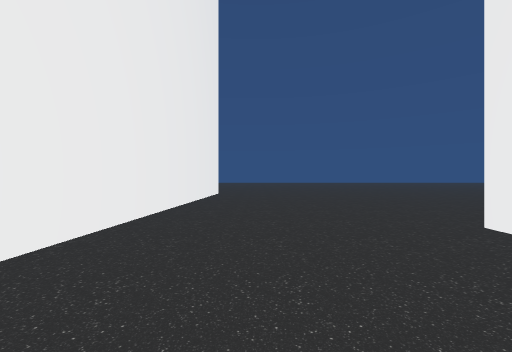
[1] (above)

23 first-person views from a walk through a Unity game level. The camera is 1.5 m above the floor, looks level and sees 90° across. The floor is counted in squares, 2 m on a side. Each view is taken from the middle of a square. On the plan, view 1 faces up. The plan holds only what a view shows up to about 9 squares ahead; the rest is blank. The place goes on beyond the plan. The player character is not drawn.

[2]
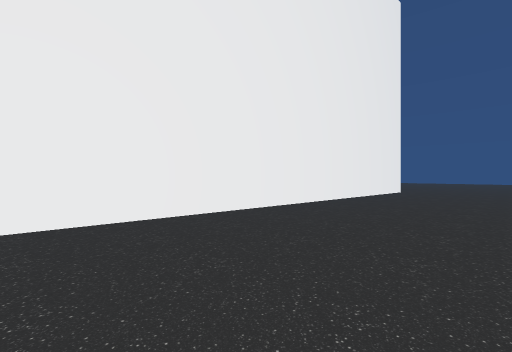

[3]
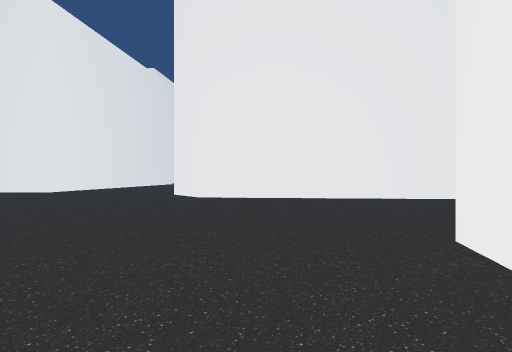

[4]
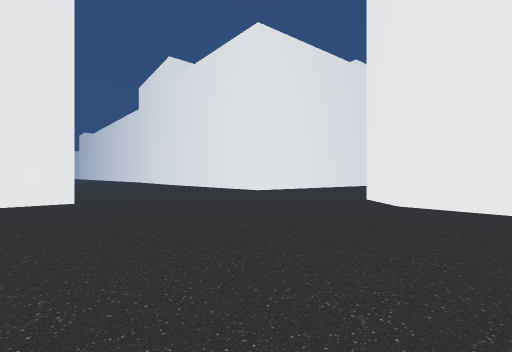

[5]
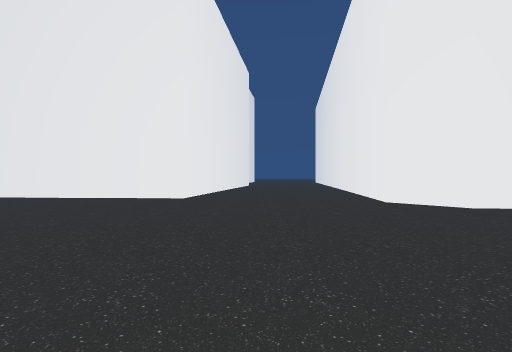

[6]
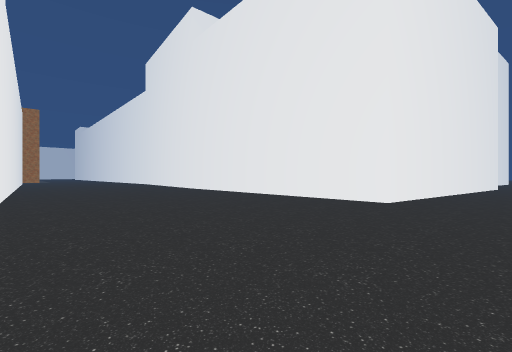

[7]
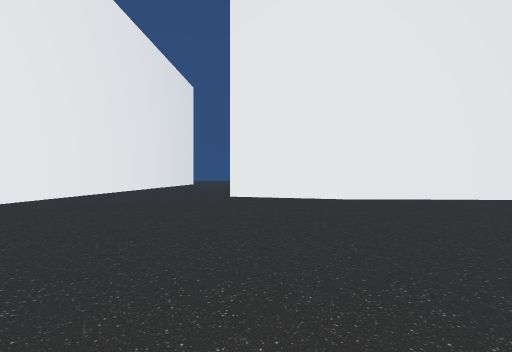

[8]
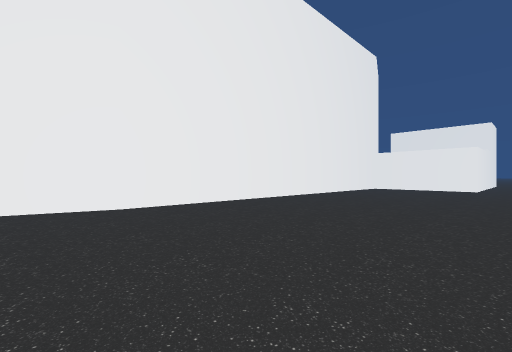

[9]
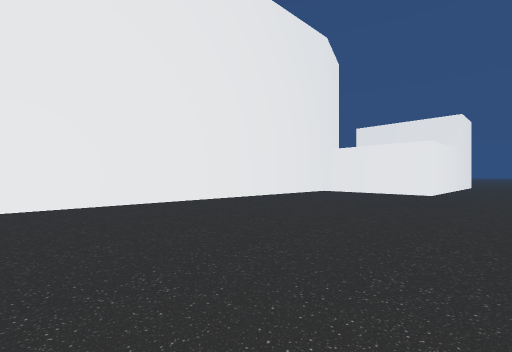

[10]
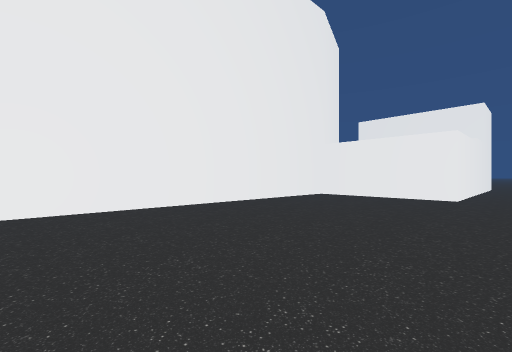

[11]
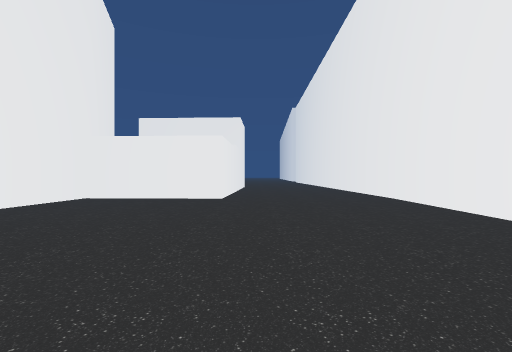

[12]
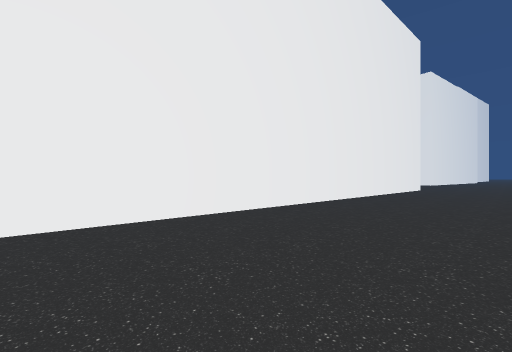

[13]
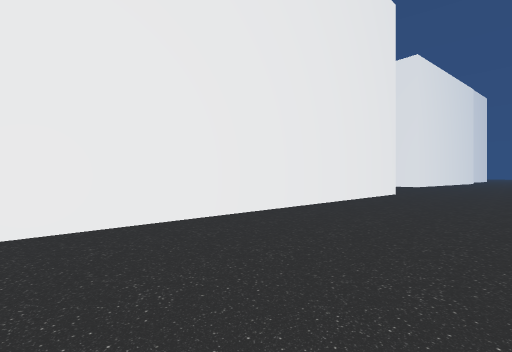

[14]
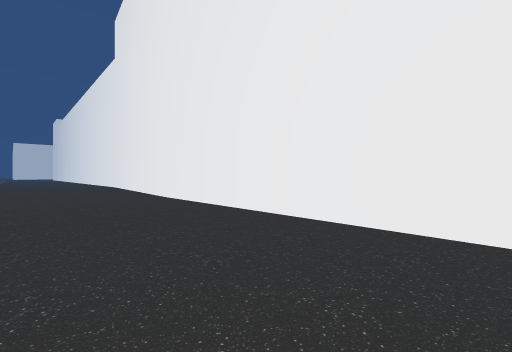

[15]
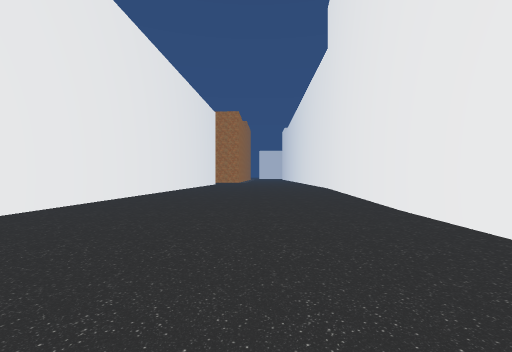

[16]
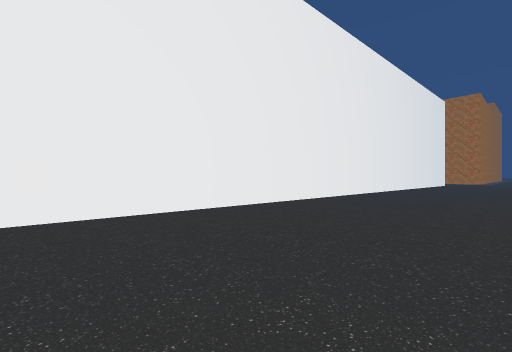

[17]
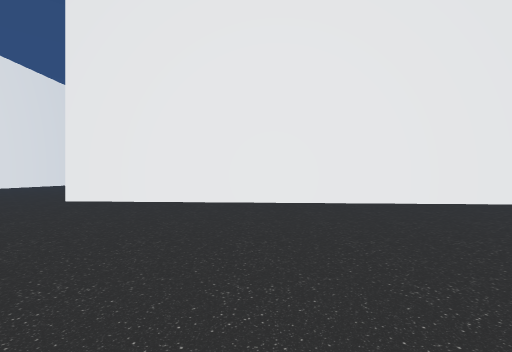

[18]
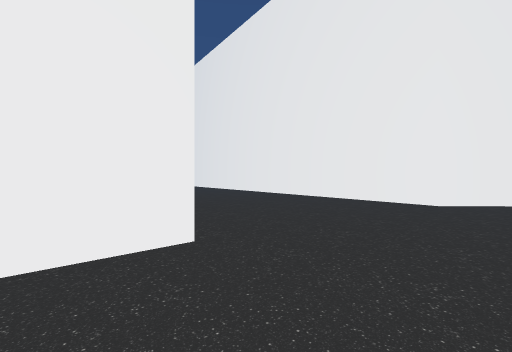

[19]
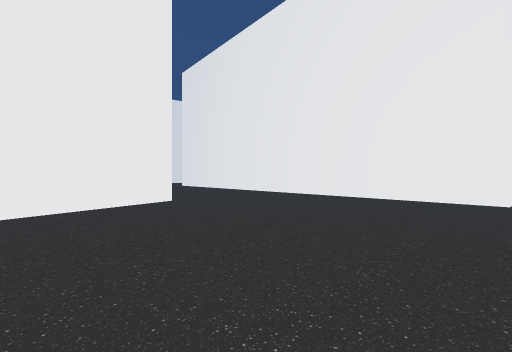

[20]
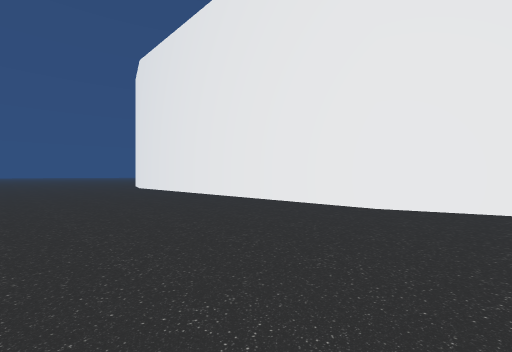

[21]
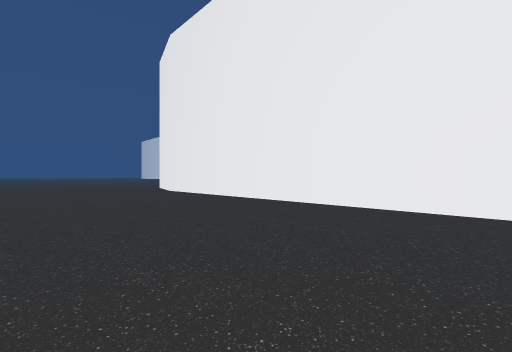

[22]
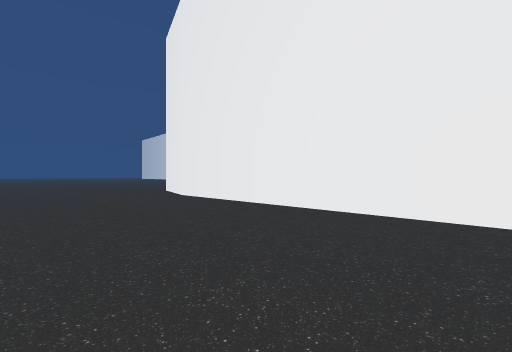

[23]
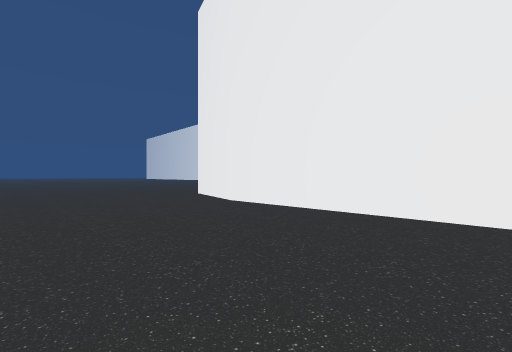

### Floor plan
Key: @ floor where view 1 was taken; # wall or solid block; . floor; B building.
Columns run from 8 left of view 1 to 22 right of it. Each row starts with its distance up from view 1.
 11       #.......................
 10       #........................
  9       #........................
  8       #........................
  7       #........................
  6       #........................
  5       #........###############.
  4       #.....####             ##
  3      ##.....#
  2      #.....
  1      #.....
  0      #..@..
 -1      #.....
 -2      #.....##
 -3      #......####
 -4      #.........###############
 -5      #.......................#
 -6      #.......................#
 -7     ##.......................#
 -8 #####........................#
 -9 .............................##
-10 ...............................
-11 ..............................
-12 ..............................
-13 ..............................
-14 B#.........#############......
-15  ##........#           #######
-16   #........#
-17   #........#
-18   #........#
-19   #.......##
-20   #.......#
-21   #.......#
-22   #.......#
-23   #.......#
-24   #.......#
-25   #.......#
-26  ##.......#
-27  #........#
-28  #........#
-29  #........#

Positions as (right, up) in squares from view 1, and headings:
1: (0, 0), facing up
2: (2, -2), facing up-left
3: (6, -5), facing left
4: (4, -5), facing down-left
5: (3, -12), facing left
6: (2, -12), facing down-left
7: (4, -12), facing up
8: (5, -10), facing up-right
9: (9, -11), facing up-right
10: (11, -10), facing up-right
11: (12, -10), facing right
12: (18, -10), facing down-left
13: (14, -10), facing down-left
14: (-2, -17), facing down-left
15: (-3, -20), facing down
16: (-3, -19), facing down-right
17: (-5, -19), facing right
18: (-3, -16), facing up-left
19: (7, 11), facing down-left
20: (5, 11), facing down-right
21: (9, 11), facing down-right
22: (12, 10), facing down-right
23: (15, 10), facing down-right
